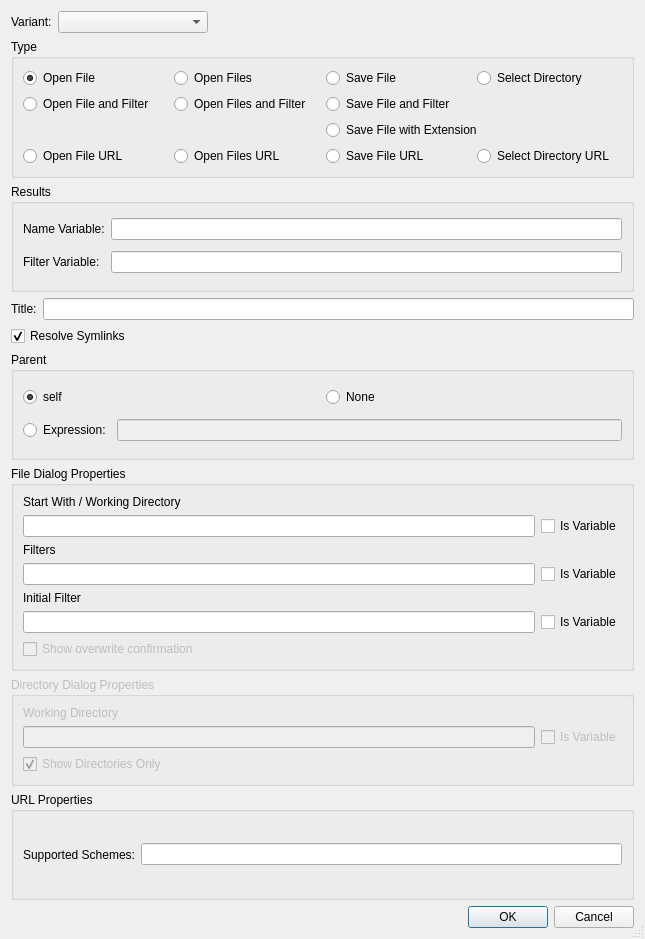
<?xml version="1.0" encoding="UTF-8"?>
<ui version="4.0">
 <class>FileDialogWizardDialog</class>
 <widget class="QDialog" name="FileDialogWizardDialog">
  <property name="geometry">
   <rect>
    <x>0</x>
    <y>0</y>
    <width>645</width>
    <height>939</height>
   </rect>
  </property>
  <property name="windowTitle">
   <string>QFileDialog Wizard</string>
  </property>
  <property name="sizeGripEnabled">
   <bool>true</bool>
  </property>
  <layout class="QVBoxLayout" name="verticalLayout">
   <item>
    <layout class="QHBoxLayout" name="horizontalLayout">
     <item>
      <widget class="QLabel" name="label">
       <property name="text">
        <string>Variant:</string>
       </property>
      </widget>
     </item>
     <item>
      <widget class="QComboBox" name="pyqtComboBox">
       <property name="minimumSize">
        <size>
         <width>150</width>
         <height>0</height>
        </size>
       </property>
      </widget>
     </item>
     <item>
      <spacer name="horizontalSpacer">
       <property name="orientation">
        <enum>Qt::Orientation::Horizontal</enum>
       </property>
       <property name="sizeHint" stdset="0">
        <size>
         <width>40</width>
         <height>20</height>
        </size>
       </property>
      </spacer>
     </item>
    </layout>
   </item>
   <item>
    <widget class="QGroupBox" name="typeGroupBox">
     <property name="title">
      <string>Type</string>
     </property>
     <layout class="QGridLayout" name="gridLayout">
      <item row="0" column="0">
       <widget class="QRadioButton" name="rOpenFile">
        <property name="toolTip">
         <string>Select to create an 'Open File' dialog</string>
        </property>
        <property name="text">
         <string>Open File</string>
        </property>
        <property name="checked">
         <bool>true</bool>
        </property>
       </widget>
      </item>
      <item row="0" column="1">
       <widget class="QRadioButton" name="rOpenFiles">
        <property name="toolTip">
         <string>Select to create an 'Open Files' dialog</string>
        </property>
        <property name="text">
         <string>Open Files</string>
        </property>
       </widget>
      </item>
      <item row="0" column="2">
       <widget class="QRadioButton" name="rSaveFile">
        <property name="toolTip">
         <string>Select to create a 'Save File' dialog</string>
        </property>
        <property name="text">
         <string>Save File</string>
        </property>
       </widget>
      </item>
      <item row="0" column="3">
       <widget class="QRadioButton" name="rDirectory">
        <property name="toolTip">
         <string>Select to create a 'Select Directory' dialog</string>
        </property>
        <property name="text">
         <string>Select Directory</string>
        </property>
       </widget>
      </item>
      <item row="1" column="0">
       <widget class="QRadioButton" name="rfOpenFile">
        <property name="toolTip">
         <string>Select to create an 'Open File' dialog capturing the selected filter</string>
        </property>
        <property name="text">
         <string>Open File and Filter</string>
        </property>
        <property name="checked">
         <bool>false</bool>
        </property>
       </widget>
      </item>
      <item row="1" column="1">
       <widget class="QRadioButton" name="rfOpenFiles">
        <property name="toolTip">
         <string>Select to create an 'Open Files' dialog capturing the selected filter</string>
        </property>
        <property name="text">
         <string>Open Files and Filter</string>
        </property>
       </widget>
      </item>
      <item row="1" column="2">
       <widget class="QRadioButton" name="rfSaveFile">
        <property name="toolTip">
         <string>Select to create a 'Save File' dialog capturing the selected filter</string>
        </property>
        <property name="text">
         <string>Save File and Filter</string>
        </property>
       </widget>
      </item>
      <item row="2" column="2" colspan="2">
       <widget class="QRadioButton" name="rSaveFileExt">
        <property name="toolTip">
         <string>Select to create a 'Save File' dialog ensuring the returned file name has an extension</string>
        </property>
        <property name="text">
         <string>Save File with Extension</string>
        </property>
       </widget>
      </item>
      <item row="3" column="0">
       <widget class="QRadioButton" name="rOpenFileUrl">
        <property name="toolTip">
         <string>Select to create an 'Open File' dialog</string>
        </property>
        <property name="text">
         <string>Open File URL</string>
        </property>
        <property name="checked">
         <bool>false</bool>
        </property>
       </widget>
      </item>
      <item row="3" column="1">
       <widget class="QRadioButton" name="rOpenFileUrls">
        <property name="toolTip">
         <string>Select to create an 'Open Files' dialog</string>
        </property>
        <property name="text">
         <string>Open Files URL</string>
        </property>
       </widget>
      </item>
      <item row="3" column="2">
       <widget class="QRadioButton" name="rSaveFileUrl">
        <property name="toolTip">
         <string>Select to create a 'Save File' dialog</string>
        </property>
        <property name="text">
         <string>Save File URL</string>
        </property>
       </widget>
      </item>
      <item row="3" column="3">
       <widget class="QRadioButton" name="rDirectoryUrl">
        <property name="toolTip">
         <string>Select to create a 'Select Directory' dialog</string>
        </property>
        <property name="text">
         <string>Select Directory URL</string>
        </property>
       </widget>
      </item>
     </layout>
    </widget>
   </item>
   <item>
    <widget class="QGroupBox" name="groupBox">
     <property name="title">
      <string>Results</string>
     </property>
     <layout class="QGridLayout" name="gridLayout_4">
      <item row="0" column="0">
       <widget class="QLabel" name="label_2">
        <property name="text">
         <string>Name Variable:</string>
        </property>
       </widget>
      </item>
      <item row="0" column="1">
       <widget class="QLineEdit" name="eNameVariable">
        <property name="toolTip">
         <string>Enter the result variable name</string>
        </property>
        <property name="clearButtonEnabled">
         <bool>false</bool>
        </property>
       </widget>
      </item>
      <item row="1" column="0">
       <widget class="QLabel" name="lFilterVariable">
        <property name="text">
         <string>Filter Variable:</string>
        </property>
       </widget>
      </item>
      <item row="1" column="1">
       <widget class="QLineEdit" name="eFilterVariable">
        <property name="toolTip">
         <string>Enter the name of the filter variable</string>
        </property>
        <property name="clearButtonEnabled">
         <bool>false</bool>
        </property>
       </widget>
      </item>
     </layout>
    </widget>
   </item>
   <item>
    <layout class="QHBoxLayout" name="horizontalLayout_3">
     <item>
      <widget class="QLabel" name="TextLabel1">
       <property name="text">
        <string>Title:</string>
       </property>
      </widget>
     </item>
     <item>
      <widget class="QLineEdit" name="eCaption">
       <property name="toolTip">
        <string>Enter the title text</string>
       </property>
       <property name="clearButtonEnabled">
        <bool>true</bool>
       </property>
      </widget>
     </item>
    </layout>
   </item>
   <item>
    <widget class="QCheckBox" name="cSymlinks">
     <property name="toolTip">
      <string>Check to resolve symbolic links</string>
     </property>
     <property name="text">
      <string>Resolve Symlinks</string>
     </property>
     <property name="checked">
      <bool>true</bool>
     </property>
    </widget>
   </item>
   <item>
    <widget class="QGroupBox" name="parentGroup">
     <property name="title">
      <string>Parent</string>
     </property>
     <layout class="QGridLayout" name="gridLayout_3">
      <item row="0" column="0">
       <widget class="QRadioButton" name="parentSelf">
        <property name="toolTip">
         <string>Select &quot;self&quot; as parent</string>
        </property>
        <property name="text">
         <string>self</string>
        </property>
        <property name="checked">
         <bool>true</bool>
        </property>
       </widget>
      </item>
      <item row="0" column="1">
       <widget class="QRadioButton" name="parentNone">
        <property name="toolTip">
         <string>Select &quot;None&quot; as parent</string>
        </property>
        <property name="text">
         <string>None</string>
        </property>
       </widget>
      </item>
      <item row="1" column="0" colspan="2">
       <layout class="QHBoxLayout" name="horizontalLayout_2">
        <item>
         <widget class="QRadioButton" name="parentOther">
          <property name="toolTip">
           <string>Select to enter a parent expression</string>
          </property>
          <property name="text">
           <string>Expression:</string>
          </property>
         </widget>
        </item>
        <item>
         <widget class="QLineEdit" name="parentEdit">
          <property name="enabled">
           <bool>false</bool>
          </property>
          <property name="toolTip">
           <string>Enter the parent expression</string>
          </property>
          <property name="clearButtonEnabled">
           <bool>true</bool>
          </property>
         </widget>
        </item>
       </layout>
      </item>
     </layout>
    </widget>
   </item>
   <item>
    <widget class="QGroupBox" name="filePropertiesGroup">
     <property name="title">
      <string>File Dialog Properties</string>
     </property>
     <layout class="QGridLayout" name="gridLayout_2">
      <item row="0" column="0" colspan="2">
       <widget class="QLabel" name="TextLabel3">
        <property name="text">
         <string>Start With / Working Directory</string>
        </property>
       </widget>
      </item>
      <item row="1" column="0">
       <widget class="QLineEdit" name="eStartWith">
        <property name="toolTip">
         <string>Enter the working directory or a filename</string>
        </property>
        <property name="clearButtonEnabled">
         <bool>true</bool>
        </property>
       </widget>
      </item>
      <item row="1" column="1">
       <widget class="QCheckBox" name="cStartWith">
        <property name="toolTip">
         <string>Check this if the contents of the edit names a variable or variable function</string>
        </property>
        <property name="text">
         <string>Is Variable</string>
        </property>
       </widget>
      </item>
      <item row="2" column="0" colspan="2">
       <widget class="QLabel" name="TextLabel2">
        <property name="text">
         <string>Filters</string>
        </property>
       </widget>
      </item>
      <item row="3" column="0">
       <widget class="QLineEdit" name="eFilters">
        <property name="toolTip">
         <string>Enter the filter specifications separated by ';;'</string>
        </property>
        <property name="clearButtonEnabled">
         <bool>true</bool>
        </property>
       </widget>
      </item>
      <item row="3" column="1">
       <widget class="QCheckBox" name="cFilters">
        <property name="toolTip">
         <string>Check this if the contents of the edit names a variable or variable function</string>
        </property>
        <property name="text">
         <string>Is Variable</string>
        </property>
       </widget>
      </item>
      <item row="4" column="0" colspan="2">
       <widget class="QLabel" name="lInitialFilter">
        <property name="text">
         <string>Initial Filter</string>
        </property>
       </widget>
      </item>
      <item row="5" column="0">
       <widget class="QLineEdit" name="eInitialFilter">
        <property name="toolTip">
         <string>Enter the initial filter</string>
        </property>
        <property name="clearButtonEnabled">
         <bool>true</bool>
        </property>
       </widget>
      </item>
      <item row="5" column="1">
       <widget class="QCheckBox" name="cInitialFilter">
        <property name="toolTip">
         <string>Check this if the contents of the edit names a variable or variable function</string>
        </property>
        <property name="text">
         <string>Is Variable</string>
        </property>
       </widget>
      </item>
      <item row="6" column="0" colspan="2">
       <widget class="QCheckBox" name="cConfirmOverwrite">
        <property name="enabled">
         <bool>false</bool>
        </property>
        <property name="toolTip">
         <string>Select to show an overwrite confirmation dialog</string>
        </property>
        <property name="text">
         <string>Show overwrite confirmation</string>
        </property>
       </widget>
      </item>
     </layout>
    </widget>
   </item>
   <item>
    <widget class="QGroupBox" name="dirPropertiesGroup">
     <property name="enabled">
      <bool>false</bool>
     </property>
     <property name="title">
      <string>Directory Dialog Properties</string>
     </property>
     <layout class="QGridLayout">
      <item row="1" column="0">
       <widget class="QLineEdit" name="eWorkDir">
        <property name="toolTip">
         <string>Enter the working directory</string>
        </property>
        <property name="clearButtonEnabled">
         <bool>true</bool>
        </property>
       </widget>
      </item>
      <item row="0" column="0" colspan="2">
       <widget class="QLabel" name="TextLabel4">
        <property name="text">
         <string>Working Directory</string>
        </property>
       </widget>
      </item>
      <item row="1" column="1">
       <widget class="QCheckBox" name="cWorkDir">
        <property name="toolTip">
         <string>Check this if the contents of the edit names a variable or variable function</string>
        </property>
        <property name="text">
         <string>Is Variable</string>
        </property>
       </widget>
      </item>
      <item row="2" column="0" colspan="2">
       <widget class="QCheckBox" name="cDirOnly">
        <property name="toolTip">
         <string>Check to display directories only</string>
        </property>
        <property name="text">
         <string>Show Directories Only</string>
        </property>
        <property name="checked">
         <bool>true</bool>
        </property>
       </widget>
      </item>
     </layout>
    </widget>
   </item>
   <item>
    <widget class="QGroupBox" name="urlPropertiesGroup">
     <property name="title">
      <string>URL Properties</string>
     </property>
     <layout class="QHBoxLayout" name="horizontalLayout_4">
      <item>
       <widget class="QLabel" name="label_3">
        <property name="text">
         <string>Supported Schemes:</string>
        </property>
       </widget>
      </item>
      <item>
       <widget class="QLineEdit" name="schemesEdit">
        <property name="toolTip">
         <string>Enter the list of supported schemes separated by spaces</string>
        </property>
        <property name="clearButtonEnabled">
         <bool>true</bool>
        </property>
       </widget>
      </item>
     </layout>
    </widget>
   </item>
   <item>
    <widget class="QDialogButtonBox" name="buttonBox">
     <property name="orientation">
      <enum>Qt::Orientation::Horizontal</enum>
     </property>
     <property name="standardButtons">
      <set>QDialogButtonBox::StandardButton::Cancel|QDialogButtonBox::StandardButton::Ok</set>
     </property>
    </widget>
   </item>
  </layout>
 </widget>
 <pixmapfunction>qPixmapFromMimeSource</pixmapfunction>
 <tabstops>
  <tabstop>pyqtComboBox</tabstop>
  <tabstop>rOpenFile</tabstop>
  <tabstop>rOpenFiles</tabstop>
  <tabstop>rSaveFile</tabstop>
  <tabstop>rDirectory</tabstop>
  <tabstop>rfOpenFile</tabstop>
  <tabstop>rfOpenFiles</tabstop>
  <tabstop>rfSaveFile</tabstop>
  <tabstop>rSaveFileExt</tabstop>
  <tabstop>rOpenFileUrl</tabstop>
  <tabstop>rOpenFileUrls</tabstop>
  <tabstop>rSaveFileUrl</tabstop>
  <tabstop>rDirectoryUrl</tabstop>
  <tabstop>eNameVariable</tabstop>
  <tabstop>eFilterVariable</tabstop>
  <tabstop>eCaption</tabstop>
  <tabstop>cSymlinks</tabstop>
  <tabstop>parentSelf</tabstop>
  <tabstop>parentNone</tabstop>
  <tabstop>parentOther</tabstop>
  <tabstop>parentEdit</tabstop>
  <tabstop>eStartWith</tabstop>
  <tabstop>cStartWith</tabstop>
  <tabstop>eFilters</tabstop>
  <tabstop>cFilters</tabstop>
  <tabstop>eInitialFilter</tabstop>
  <tabstop>cInitialFilter</tabstop>
  <tabstop>cConfirmOverwrite</tabstop>
  <tabstop>eWorkDir</tabstop>
  <tabstop>cWorkDir</tabstop>
  <tabstop>cDirOnly</tabstop>
  <tabstop>schemesEdit</tabstop>
 </tabstops>
 <resources/>
 <connections>
  <connection>
   <sender>buttonBox</sender>
   <signal>accepted()</signal>
   <receiver>FileDialogWizardDialog</receiver>
   <slot>accept()</slot>
   <hints>
    <hint type="sourcelabel">
     <x>29</x>
     <y>615</y>
    </hint>
    <hint type="destinationlabel">
     <x>24</x>
     <y>488</y>
    </hint>
   </hints>
  </connection>
  <connection>
   <sender>buttonBox</sender>
   <signal>rejected()</signal>
   <receiver>FileDialogWizardDialog</receiver>
   <slot>reject()</slot>
   <hints>
    <hint type="sourcelabel">
     <x>128</x>
     <y>615</y>
    </hint>
    <hint type="destinationlabel">
     <x>124</x>
     <y>485</y>
    </hint>
   </hints>
  </connection>
  <connection>
   <sender>parentOther</sender>
   <signal>toggled(bool)</signal>
   <receiver>parentEdit</receiver>
   <slot>setEnabled(bool)</slot>
   <hints>
    <hint type="sourcelabel">
     <x>70</x>
     <y>260</y>
    </hint>
    <hint type="destinationlabel">
     <x>141</x>
     <y>260</y>
    </hint>
   </hints>
  </connection>
 </connections>
</ui>
